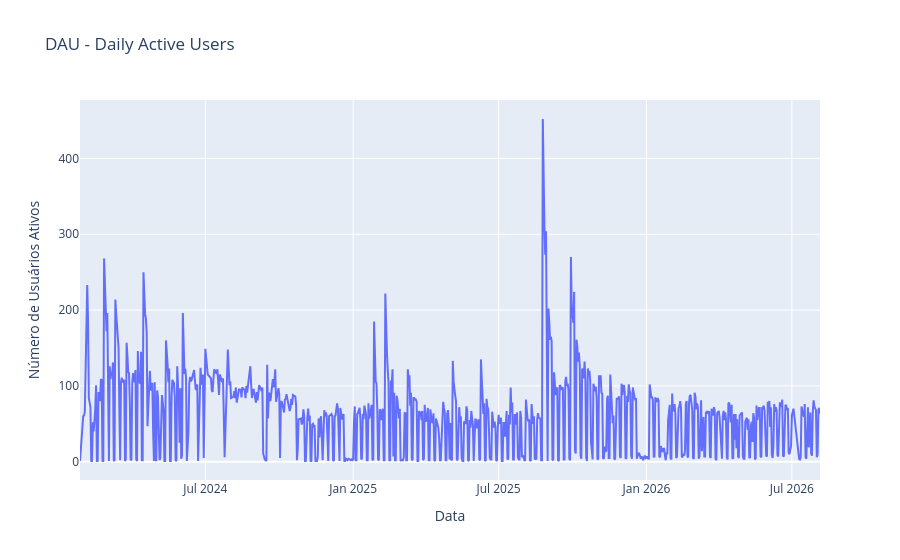

The notebook cell this image was saved under:
### Markdown cell above
## Distribuição dos dados

### Code cell
# DAU - Daily Active Users
df_agp = transacoes.groupby('DtCriacao')['IdCliente'].nunique()

fig = px.line(df_agp, x=df_agp.index, y=df_agp.values, title='DAU - Daily Active Users', labels={'x': 'Data', 'y': 'Número de Usuários Ativos'})

fig.show()

### Figure 1 — Plotly figure (JSON) as saved in the notebook; plotly's stock layout.template omitted (floating-point values rounded to 4 significant figures; data arrays with more than 128 entries replaced by an {"elided": "..."} marker saying what was removed)
{"data": [{"hovertemplate": "Data=%{x}<br>Número de Usuários Ativos=%{y}<extra></extra>", "legendgroup": "", "line": {"color": "#636efa", "dash": "solid"}, "marker": {"symbol": "circle"}, "mode": "lines", "name": "", "orientation": "v", "showlegend": false, "type": "scatter", "x": {"elided": "866 str values"}, "xaxis": "x", "y": {"elided": "866 int values"}, "yaxis": "y"}], "layout": {"legend": {"tracegroupgap": 0}, "title": {"text": "DAU - Daily Active Users"}, "xaxis": {"anchor": "y", "domain": [0, 1], "title": {"text": "Data"}}, "yaxis": {"anchor": "x", "domain": [0, 1], "title": {"text": "Número de Usuários Ativos"}}}}
